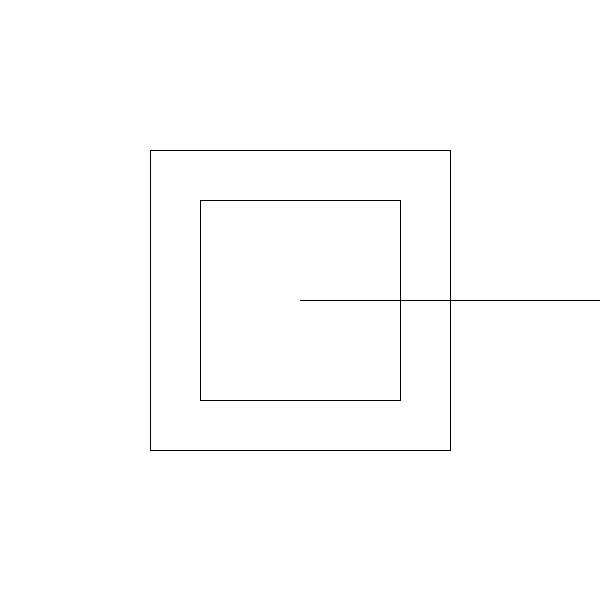
Frame 1 (no input)
Frame 60 (the mouse pressed at the canvas centre just before this capture): identical to frame 1, image omitted
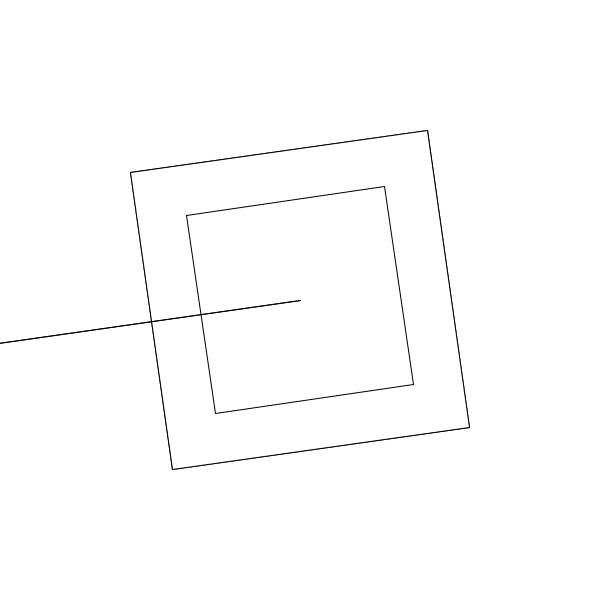
Frame 120 (the mouse held since frame 60 and released just before this capture)

The Processing sketch that drew these frames (run headless with seeded random() and noise(); from frame 60 on, the mouse is pressed at the canvas centre):

// Processing sketch: squarelinemousefollow
// ── squarelinemousefollow.pde
void setup(){
  size(600,600); 
}

void draw(){
  background(255); 
  rectMode(CENTER); 
  //pushMatrix(); 
  //this means i have a stack of matrices 
  //all information before pushmatrix --> on top of stack
translate(width/2, height/2); 
rotate(mouseX * 0.01); 
rect(0,0,300,300); 

 rect(0,0,300,300); 
 
  //translate(width/2, height/2); 
  ////when we translate to this height and width, our coordinate system changes 
  ////now the middle of the canvas will be 0,0 
  //ellipse(0,0,300,300);
  //popMatrix(); 
  //when you pop, you take the top one off 
  //now, when we translate next time, it will not be affected 
  //keeps translations independent of each other 
   
  //pushMatrix(); 
  //translate(100,0);
  rect(0,0,200,200); 
  //popMatrix(); 
  //translations occur on top of each other 
  //if you continue to do translations, you have to keep them all tracked
  
  line(0,0,1000,0);
  line(0,0,1000,0); 
}
